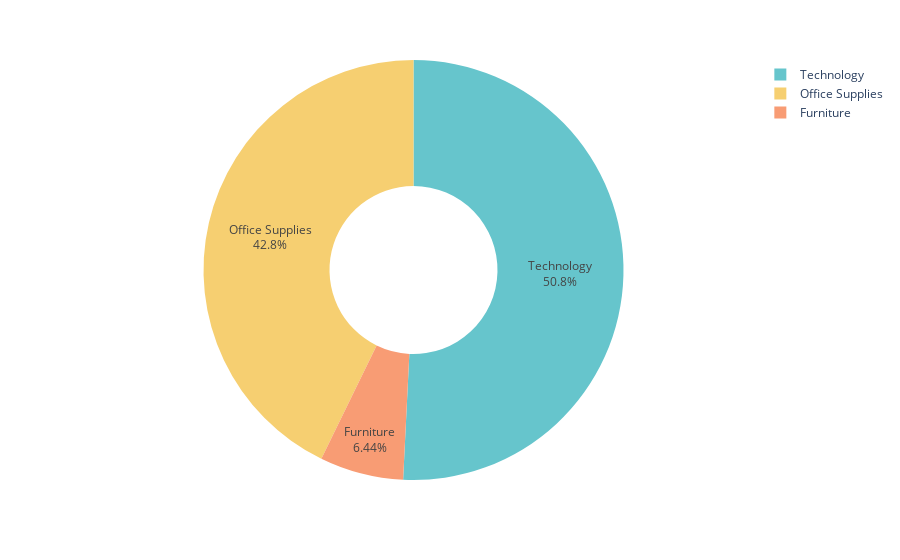

The notebook cell this image was saved under:
### Code cell
fig=px.pie(profit_by_category,
           values='Profit',
           names='Category',hole=0.4, color_discrete_sequence=px.colors.qualitative.Pastel)
fig.update_traces(textposition='inside', textinfo=('percent+label'))
fig.show()

### Figure 1 — Plotly figure (JSON) as saved in the notebook; plotly's stock layout.template omitted (floating-point values rounded to 4 significant figures)
{"data": [{"domain": {"x": [0, 1], "y": [0, 1]}, "hole": 0.4, "hovertemplate": "Category=%{label}<br>Profit=%{value}<extra></extra>", "labels": ["Furniture", "Office Supplies", "Technology"], "legendgroup": "", "name": "", "showlegend": true, "textinfo": "percent+label", "textposition": "inside", "type": "pie", "values": [18450.0, 122500.0, 145500.0]}], "layout": {"autosize": true, "legend": {"tracegroupgap": 0}, "margin": {"t": 60}, "piecolorway": ["rgb(102, 197, 204)", "rgb(246, 207, 113)", "rgb(248, 156, 116)", "rgb(220, 176, 242)", "rgb(135, 197, 95)", "rgb(158, 185, 243)", "rgb(254, 136, 177)", "rgb(201, 219, 116)", "rgb(139, 224, 164)", "rgb(180, 151, 231)", "rgb(179, 179, 179)"]}}
